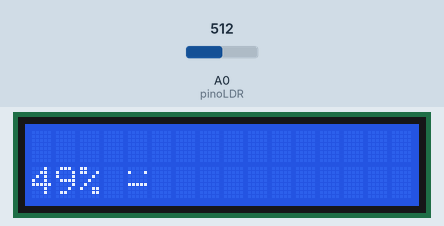
Recording of a sketch running on a simulated Arduino Uno, built with avr-gcc and run on an emulated ATmega328P. On the bench: 16×2 character LCD. The inputs (shaded band) are chosen by the test bench; at power-on: A0 (pinoLDR) = 512. What the sketch prints to the serial monitor is not drawn.

Above: at 1.2 s.
1.3 s: A0 (pinoLDR) set to 367
At 2.6 s:
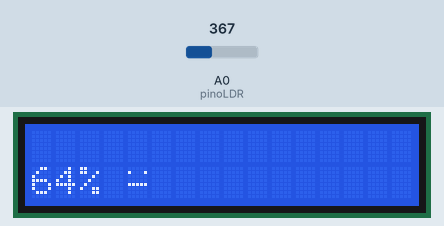
2.9 s: A0 (pinoLDR) set to 343
At 3.3 s:
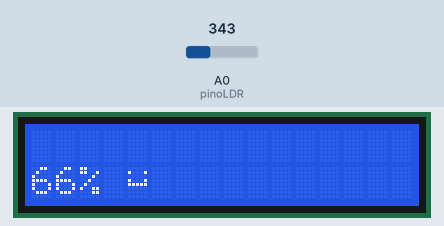
4.5 s: A0 (pinoLDR) set to 716
At 5.0 s:
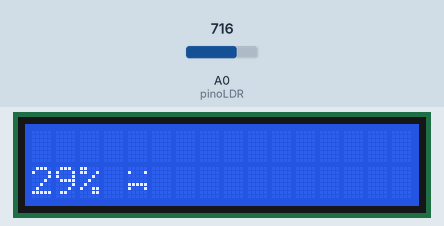
6.0 s: A0 (pinoLDR) set to 899
At 6.4 s:
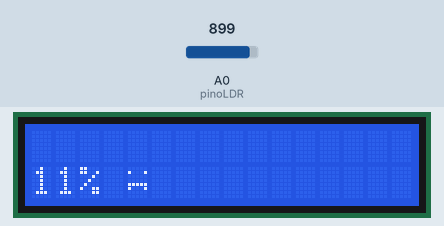
7.6 s: A0 (pinoLDR) set to 920
At 7.9 s:
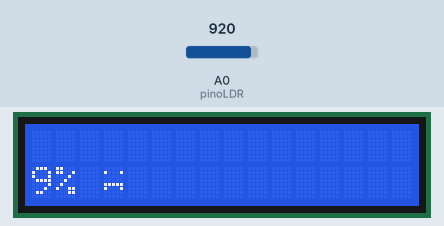
Timing chart, 0 to 10.1 s (numbered marks = the images above; inputs shaded):
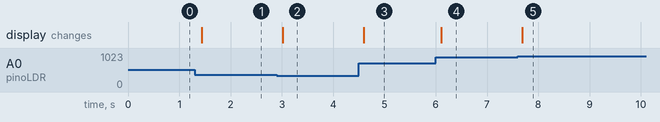

The sketch:

ldr.ino
```cpp
#include <LiquidCrystal.h>
int ValorLDR = 0; //Armazenar a leitura do sensor LDR
int IntensidadeLuz; //Transforma a leitura em uma escala de 0 a 100
int pinoLDR = A0; //PINO ANALÓGICO utilizado para ler o LDR

LiquidCrystal lcd(12, 11, 10, 5, 4, 3, 2);

byte LuzFraca[8] = {
  B00000,
  B10001,
  B00000,
  B00000,
  B11111,
  B10001,
  B00000,
};

byte LuzMedia[8] = {
  B00000,
  B10001,
  B00000,
  B00000,
  B11111,
  B00000,
  B00000,
};

byte LuzForte[8] = {
  B00000,
  B10001,
  B00000,
  B10001,
  B11111,
  B00000,
  B00000,
};

void setup() {
  lcd.begin(16, 2);
  lcd.clear();
  lcd.setCursor(0, 0);
  lcd.createChar(0, LuzFraca);
  lcd.createChar(1, LuzMedia);
  lcd.createChar(2, LuzForte);
  lcd.print("Intensidade: ");
  Serial.begin(9600); // Define a velocidade do monitor serial
  pinMode(pinoLDR, INPUT); // Define o pino que o LDR está ligado como entrada de dados
}

void loop() {
  /*lcd.setCursor(0, 0);
  lcd.autoscroll();
  delay(500);*/

  ValorLDR = analogRead(pinoLDR); // Faz a leitura do sensor, em um valor que pode variar de 0 a 1023
  IntensidadeLuz = map(ValorLDR, 4, 1000, 100, 0); // Converte o valor para uma escala de 0 a 100

  // Imprime o valor no monitor serial
  Serial.print("Intensidade de Luz 0 - 1023 = ");
  Serial.println(ValorLDR);
  Serial.print("Intensidade de Luz 0 - 100% = ");
  Serial.println(IntensidadeLuz);

    // Limpa o LCD e atualiza com a nova intensidade de luz
  lcd.setCursor(0, 1);
  lcd.print("                "); // Limpa a linha
  lcd.setCursor(0, 1);
  lcd.print(IntensidadeLuz);
  lcd.print("% ");

  // Atualiza o ícone no LCD baseado na intensidade
  if (IntensidadeLuz < 33) {
    lcd.write(byte(0)); // LuzFraca
  } else if (IntensidadeLuz < 66) {
    lcd.write(byte(1)); // LuzMedia
  } else {
    lcd.write(byte(2)); // LuzForte
  }
}
```

C_digo_Inicializa__o.c
```cpp
#include <LiquidCrystal.h>

// Inicializa a biblioteca com os números dos pinos a serem utilizados no Arduino
LiquidCrystal lcd(12, 11, 10, 5, 4, 3, 2);

// Define os caracteres personalizados
byte char1[8] = {
  B00000,
  B00000,
  B00000,
  B00000,
  B00000,
  B00000,
  B00000,
  B11111
};

byte char2[8] = {
  B00001,
  B00001,
  B00001,
  B00001,
  B00001,
  B00001,
  B00001,
  B11111
};

byte char3[8] = {
  B00000,
  B10000,
  B01000,
  B00100,
  B11110,
  B00000,
  B00000,
  B11111
};

byte char4[8] = {
  B00000,
  B00000,
  B00000,
  B00000,
  B00000,
  B00000,
  B00000,
  B11111
};

byte char5[8] = {
  B10000,
  B10000,
  B10000,
  B01000,
  B00100,
  B00111,
  B00000,
  B00000
};

byte char6[8] = {
  B00000,
  B00000,
  B00000,
  B00000,
  B00000,
  B11111,
  B00000,
  B00000
};

byte char7[8] = {
  B00000,
  B00000,
  B00000,
  B00000,
  B00000,
  B11111,
  B00000,
  B00000
};

byte char8[8] = {
  B00001,
  B00001,
  B00001,
  B00010,
  B00100,
  B11100,
  B00000,
  B00000,
};

void setup() {
  lcd.begin(16, 2);
  lcd.clear();

  // Cria os caracteres personalizados
  lcd.createChar(0, char1);
  lcd.createChar(1, char2);
  lcd.createChar(2, char3);
  lcd.createChar(3, char4);
  lcd.createChar(4, char5);
  lcd.createChar(5, char6);
  lcd.createChar(6, char7);
  lcd.createChar(7, char8);

  // Exibe o texto "EM(BARCADOS)" na primeira linha
  lcd.setCursor(2, 0); // Centraliza o texto na primeira linha
  lcd.print("EM(BARCADOS)");
  delay(3000); // Aguarda 3 segundos

  // Limpa a linha do texto para mostrar apenas os desenhos
  lcd.clear();

  // Exibe os caracteres personalizados nas posições especificadas
  lcd.setCursor(6, 0);
  lcd.write(byte(0));
  delay(1500);

  lcd.setCursor(7, 0);
  lcd.write(byte(1));
  delay(1500);

  lcd.setCursor(8, 0);
  lcd.write(byte(2));
  delay(1500);

  lcd.setCursor(9, 0);
  lcd.write(byte(3));
  delay(1500);

  lcd.setCursor(6, 1);
  lcd.write(byte(4));
  delay(1500);

  lcd.setCursor(7, 1);
  lcd.write(byte(5));
  delay(1500);

  lcd.setCursor(8, 1);
  lcd.write(byte(6));
  delay(1500);

  lcd.setCursor(9, 1);
  lcd.write(byte(7));
  delay(1500);

  // Exibe "DATA" e "LOGGER" centralizados
  lcd.clear();
  lcd.setCursor(6, 0); // Centraliza "DATA" na primeira linha
  lcd.print("DATA");

  lcd.setCursor(5, 1); // Centraliza "LOGGER" na segunda linha
  lcd.print("LOGGER");
  delay(3000); // Aguarda 3 segundos

  // Apaga tudo e exibe "carregando..." centralizado
  lcd.clear();
  lcd.setCursor(1, 0); // Centraliza "carregando..." na primeira linha
  lcd.print("Carregando...");
  delay(10000); // Aguarda 10 segundos

  // Limpa o display após a mensagem de carregando
  lcd.clear();
}

void loop() {
  // Não faz nada no loop, pois o código só deve rodar uma vez.
}
```

Measured:
- the behaviour switches between 353 and 352 on A0 (pinoLDR) (found by bisection; images 1 and 2)
- after the input at 1.3 s, the display: changes after 0.14 s (image 1)
- after the input at 2.9 s, the display: changes after 0.12 s (image 2)
- after the input at 4.5 s, the display: changes after 0.10 s (image 3)
- after the input at 6.0 s, the display: changes after 0.11 s (image 4)
- after the input at 7.6 s, the display: changes after 0.08 s (image 5)
